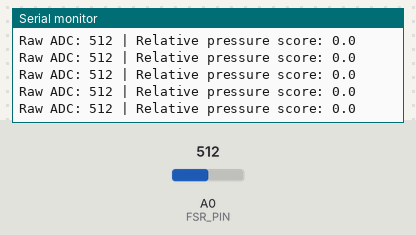
Simulated run of this sketch. Board: Arduino Uno, built with avr-gcc and run on an emulated ATmega328P. Parts: the last lines printed to the serial monitor. Inputs (shaded band) come from the test bench; at power-on: A0 (FSR_PIN) = 512.

Above: at 9.7 s.
9.8 s: A0 (FSR_PIN) set to 1023
At 10.05 s:
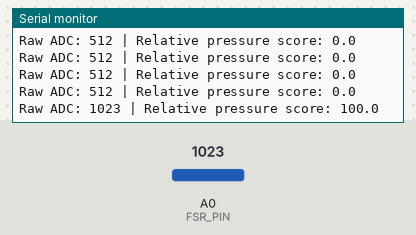
12.8 s: A0 (FSR_PIN) set to 1005
At 12.91 s:
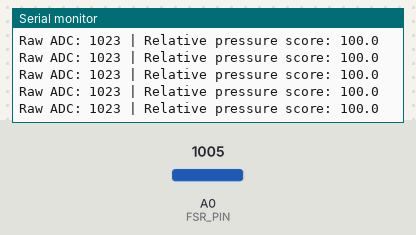
Timing chart, 0 to 15.8 s (numbered marks = the images above; inputs shaded):
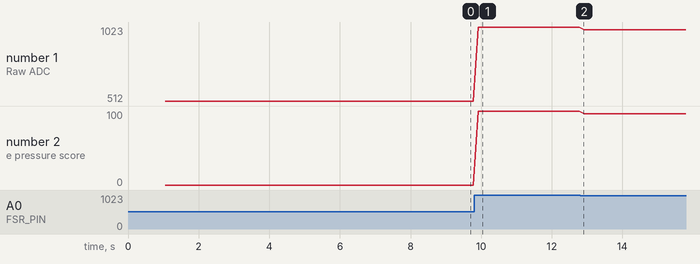

The sketch:

fsr402_test.ino
```cpp
/*
  FSR402 standalone test - Arduino UNO
  Wiring:
    5V -> FSR402 -> A0 -> 10k resistor -> GND
  Serial Monitor: 9600 baud
*/

const byte FSR_PIN = A0;
const byte SAMPLE_COUNT = 20;
float baseline = 0;

int readAverage() {
  unsigned long total = 0;
  for (byte i = 0; i < SAMPLE_COUNT; i++) {
    total += analogRead(FSR_PIN);
    delay(2);
  }
  return total / SAMPLE_COUNT;
}

void setup() {
  Serial.begin(9600);
  Serial.println(F("FSR402 test - leave sensor untouched for calibration"));

  unsigned long total = 0;
  for (int i = 0; i < 100; i++) {
    total += analogRead(FSR_PIN);
    delay(10);
  }
  baseline = total / 100.0;

  Serial.print(F("Baseline raw ADC: "));
  Serial.println(baseline, 1);
}

void loop() {
  int raw = readAverage();
  float score = 0.0;

  if (raw > baseline + 3.0) {
    score = ((raw - baseline) / (1023.0 - baseline)) * 100.0;
  }
  score = constrain(score, 0.0, 100.0);

  Serial.print(F("Raw ADC: "));
  Serial.print(raw);
  Serial.print(F(" | Relative pressure score: "));
  Serial.println(score, 1);

  delay(100);
}
```

Measured:
- after the input at 9.8 s, the serial monitor: prints a new line after 0.12 s (image 1)
- plotted number 1: 512 → 1023 after the input at 9.8 s, 1023 → 1005 after the input at 12.8 s
- plotted number 2: 0 → 100 after the input at 9.8 s, 100 → 96.5 after the input at 12.8 s
